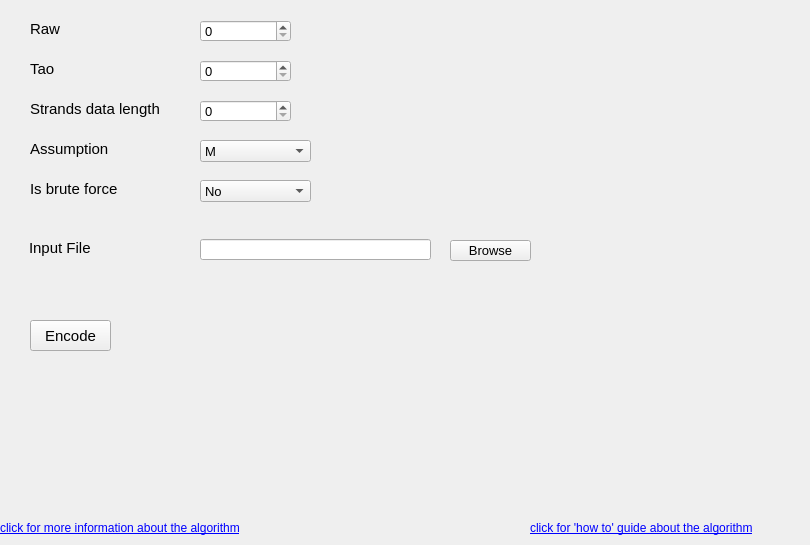
      <widget class="QWidget" name="tab">
       <property name="font">
        <font>
         <pointsize>10</pointsize>
        </font>
       </property>
       <property name="autoFillBackground">
        <bool>true</bool>
       </property>
       <attribute name="title">
        <string>Clustering-correcting-codes</string>
       </attribute>
       <widget class="QLabel" name="raw">
        <property name="geometry">
         <rect>
          <x>30</x>
          <y>20</y>
          <width>64</width>
          <height>18</height>
         </rect>
        </property>
        <property name="sizePolicy">
         <sizepolicy hsizetype="Fixed" vsizetype="Fixed">
          <horstretch>0</horstretch>
          <verstretch>0</verstretch>
         </sizepolicy>
        </property>
        <property name="font">
         <font>
          <pointsize>11</pointsize>
         </font>
        </property>
        <property name="toolTip">
         <string>a system parameters which are used to make assumptions about output strands</string>
        </property>
        <property name="toolTipDuration">
         <number>-1</number>
        </property>
        <property name="text">
         <string>Raw</string>
        </property>
       </widget>
       <widget class="QPushButton" name="browse_button">
        <property name="geometry">
         <rect>
          <x>450</x>
          <y>240</y>
          <width>81</width>
          <height>21</height>
         </rect>
        </property>
        <property name="font">
         <font>
          <pointsize>10</pointsize>
         </font>
        </property>
        <property name="autoFillBackground">
         <bool>true</bool>
        </property>
        <property name="styleSheet">
         <string notr="true"/>
        </property>
        <property name="text">
         <string>Browse</string>
        </property>
       </widget>
       <widget class="QSpinBox" name="raw_box">
        <property name="geometry">
         <rect>
          <x>200</x>
          <y>20</y>
          <width>91</width>
          <height>22</height>
         </rect>
        </property>
        <property name="sizePolicy">
         <sizepolicy hsizetype="Minimum" vsizetype="Preferred">
          <horstretch>0</horstretch>
          <verstretch>0</verstretch>
         </sizepolicy>
        </property>
       </widget>
       <widget class="QSpinBox" name="tao_box">
        <property name="geometry">
         <rect>
          <x>200</x>
          <y>60</y>
          <width>91</width>
          <height>22</height>
         </rect>
        </property>
        <property name="sizePolicy">
         <sizepolicy hsizetype="Minimum" vsizetype="Preferred">
          <horstretch>0</horstretch>
          <verstretch>0</verstretch>
         </sizepolicy>
        </property>
       </widget>
       <widget class="QLabel" name="tao">
        <property name="geometry">
         <rect>
          <x>30</x>
          <y>60</y>
          <width>64</width>
          <height>18</height>
         </rect>
        </property>
        <property name="sizePolicy">
         <sizepolicy hsizetype="Fixed" vsizetype="Fixed">
          <horstretch>0</horstretch>
          <verstretch>0</verstretch>
         </sizepolicy>
        </property>
        <property name="font">
         <font>
          <pointsize>11</pointsize>
         </font>
        </property>
        <property name="toolTip">
         <string>a system parameters which are used to make assumptions about output strands</string>
        </property>
        <property name="text">
         <string>Tao</string>
        </property>
       </widget>
       <widget class="QLabel" name="strands_data_length">
        <property name="geometry">
         <rect>
          <x>30</x>
          <y>100</y>
          <width>131</width>
          <height>18</height>
         </rect>
        </property>
        <property name="sizePolicy">
         <sizepolicy hsizetype="Fixed" vsizetype="Fixed">
          <horstretch>0</horstretch>
          <verstretch>0</verstretch>
         </sizepolicy>
        </property>
        <property name="font">
         <font>
          <pointsize>11</pointsize>
         </font>
        </property>
        <property name="toolTip">
         <string>an integer denoting the data length of the strands</string>
        </property>
        <property name="text">
         <string>Strands data length</string>
        </property>
       </widget>
       <widget class="QLabel" name="b_force">
        <property name="geometry">
         <rect>
          <x>30</x>
          <y>180</y>
          <width>101</width>
          <height>18</height>
         </rect>
        </property>
        <property name="sizePolicy">
         <sizepolicy hsizetype="Fixed" vsizetype="Fixed">
          <horstretch>0</horstretch>
          <verstretch>0</verstretch>
         </sizepolicy>
        </property>
        <property name="font">
         <font>
          <pointsize>11</pointsize>
         </font>
        </property>
        <property name="toolTip">
         <string>denoting wether we're using brute force manner in the encoding algorithim</string>
        </property>
        <property name="text">
         <string>Is brute force</string>
        </property>
       </widget>
       <widget class="QLabel" name="assumption">
        <property name="geometry">
         <rect>
          <x>30</x>
          <y>140</y>
          <width>81</width>
          <height>18</height>
         </rect>
        </property>
        <property name="sizePolicy">
         <sizepolicy hsizetype="Fixed" vsizetype="Fixed">
          <horstretch>0</horstretch>
          <verstretch>0</verstretch>
         </sizepolicy>
        </property>
        <property name="font">
         <font>
          <pointsize>11</pointsize>
         </font>
        </property>
        <property name="toolTip">
         <string>'M' for majority or 'D' for dominance</string>
        </property>
        <property name="text">
         <string>Assumption</string>
        </property>
       </widget>
       <widget class="QSpinBox" name="strands_box">
        <property name="geometry">
         <rect>
          <x>200</x>
          <y>100</y>
          <width>91</width>
          <height>22</height>
         </rect>
        </property>
        <property name="sizePolicy">
         <sizepolicy hsizetype="Minimum" vsizetype="Preferred">
          <horstretch>0</horstretch>
          <verstretch>0</verstretch>
         </sizepolicy>
        </property>
        <property name="maximum">
         <number>1000</number>
        </property>
       </widget>
       <widget class="QComboBox" name="assumption_box">
        <property name="geometry">
         <rect>
          <x>200</x>
          <y>140</y>
          <width>111</width>
          <height>22</height>
         </rect>
        </property>
        <property name="sizePolicy">
         <sizepolicy hsizetype="Fixed" vsizetype="Fixed">
          <horstretch>0</horstretch>
          <verstretch>0</verstretch>
         </sizepolicy>
        </property>
        <item>
         <property name="text">
          <string>M</string>
         </property>
        </item>
        <item>
         <property name="text">
          <string>D</string>
         </property>
        </item>
       </widget>
       <widget class="QComboBox" name="b_force_box">
        <property name="geometry">
         <rect>
          <x>200</x>
          <y>180</y>
          <width>111</width>
          <height>22</height>
         </rect>
        </property>
        <property name="sizePolicy">
         <sizepolicy hsizetype="Fixed" vsizetype="Fixed">
          <horstretch>0</horstretch>
          <verstretch>0</verstretch>
         </sizepolicy>
        </property>
        <item>
         <property name="text">
          <string>No</string>
         </property>
        </item>
        <item>
         <property name="text">
          <string>Yes</string>
         </property>
        </item>
       </widget>
       <widget class="QLabel" name="test_input_file">
        <property name="geometry">
         <rect>
          <x>29</x>
          <y>239</y>
          <width>101</width>
          <height>18</height>
         </rect>
        </property>
        <property name="sizePolicy">
         <sizepolicy hsizetype="Fixed" vsizetype="Fixed">
          <horstretch>0</horstretch>
          <verstretch>0</verstretch>
         </sizepolicy>
        </property>
        <property name="font">
         <font>
          <pointsize>11</pointsize>
         </font>
        </property>
        <property name="toolTip">
         <string/>
        </property>
        <property name="text">
         <string>Input File</string>
        </property>
       </widget>
       <widget class="QPushButton" name="encode_button">
        <property name="geometry">
         <rect>
          <x>30</x>
          <y>320</y>
          <width>81</width>
          <height>31</height>
         </rect>
        </property>
        <property name="font">
         <font>
          <pointsize>11</pointsize>
         </font>
        </property>
        <property name="text">
         <string>Encode</string>
        </property>
       </widget>
       <widget class="QLineEdit" name="browse_line_edit">
        <property name="geometry">
         <rect>
          <x>200</x>
          <y>239</y>
          <width>231</width>
          <height>21</height>
         </rect>
        </property>
       </widget>
       <widget class="QLabel" name="infoccc">
        <property name="geometry">
         <rect>
          <x>750</x>
          <y>10</y>
          <width>21</width>
          <height>21</height>
         </rect>
        </property>
        <property name="toolTip">
         <string>&lt;html&gt;&lt;head/&gt;&lt;body&gt;&lt;p&gt;Algorithm implemented by : Elon Grubman and Amit Weil&lt;/p&gt;&lt;p&gt;Algorithm invented by : Tal Shinkar,Eitan Yaakobi, Andreas Lenz, and Antonia Wachter-Zeh&lt;/p&gt;&lt;/body&gt;&lt;/html&gt;</string>
        </property>
        <property name="text">
         <string>&lt;html&gt;&lt;head/&gt;&lt;body&gt;&lt;p&gt;&lt;img src=&quot;:/images/info2.png&quot;/&gt;&lt;/p&gt;&lt;/body&gt;&lt;/html&gt;</string>
        </property>
       </widget>
       <widget class="QLabel" name="label_3">
        <property name="geometry">
         <rect>
          <x>130</x>
          <y>240</y>
          <width>21</width>
          <height>21</height>
         </rect>
        </property>
        <property name="toolTip">
         <string>the name should be test_file_updated.txt</string>
        </property>
        <property name="text">
         <string>&lt;html&gt;&lt;head/&gt;&lt;body&gt;&lt;p&gt;&lt;img src=&quot;:/images/note4.png&quot;/&gt;&lt;/p&gt;&lt;/body&gt;&lt;/html&gt;</string>
        </property>
       </widget>
       <widget class="QLabel" name="moreinfoccc">
        <property name="geometry">
         <rect>
          <x>0</x>
          <y>520</y>
          <width>271</width>
          <height>16</height>
         </rect>
        </property>
        <property name="whatsThis">
         <string/>
        </property>
        <property name="text">
         <string>&lt;html&gt;&lt;head/&gt;&lt;body&gt;&lt;p&gt;&lt;a href=&quot;https://yaakobi.wixsite.com/dnacodingsoftware/post/clustering-correcting-codes&quot;&gt;&lt;span style=&quot; font-size:9pt; text-decoration: underline; color:#0000ff;&quot;&gt;click for more information about the algorithm&lt;/span&gt;&lt;/a&gt;&lt;/p&gt;&lt;/body&gt;&lt;/html&gt;</string>
        </property>
        <property name="openExternalLinks">
         <bool>true</bool>
        </property>
       </widget>
       <widget class="QLabel" name="moreinforbck_5">
        <property name="geometry">
         <rect>
          <x>530</x>
          <y>520</y>
          <width>271</width>
          <height>16</height>
         </rect>
        </property>
        <property name="text">
         <string>&lt;html&gt;&lt;head/&gt;&lt;body&gt;&lt;p&gt;&lt;a href=&quot;https://github.com/hadasabraham/CodingTool/wiki/Clustering-Correcting-Codes-Overview&quot;&gt;&lt;span style=&quot; font-size:9pt; text-decoration: underline; color:#0000ff;&quot;&gt;click for 'how to' guide about the algorithm&lt;/span&gt;&lt;/a&gt;&lt;/p&gt;&lt;/body&gt;&lt;/html&gt;</string>
        </property>
        <property name="openExternalLinks">
         <bool>true</bool>
        </property>
       </widget>
      </widget>
